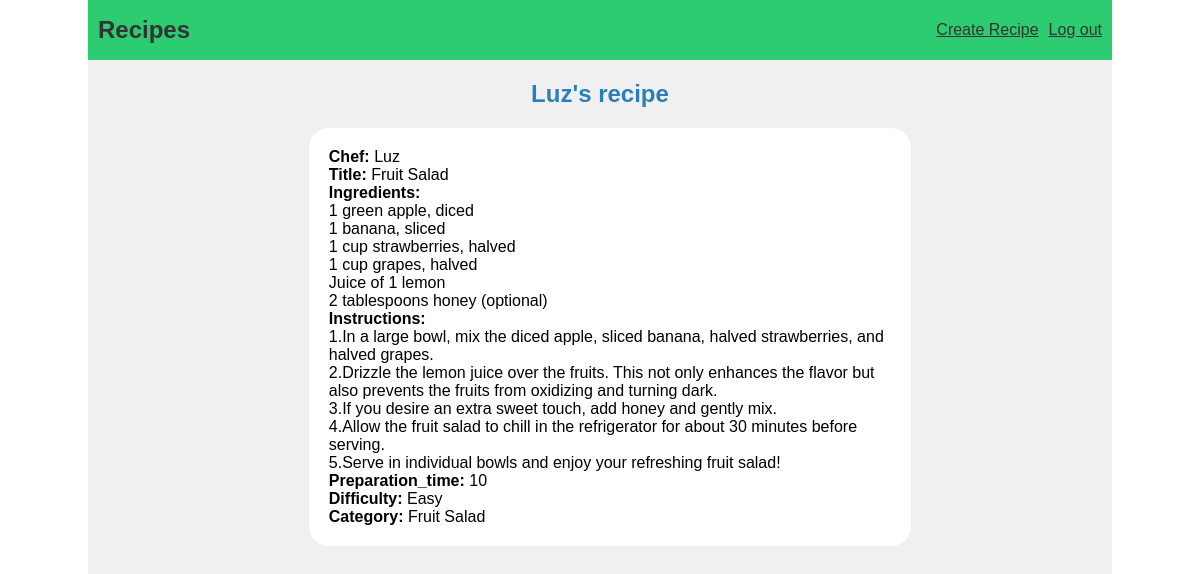
The page /recipe/2 (signed in) on the database its author committed.
### tables this page shows
CREATE TABLE users (
    id INTEGER PRIMARY KEY AUTOINCREMENT,
    username TEXT UNIQUE NOT NULL,
    hash TEXT NOT NULL 
);

CREATE TABLE recipe(
    id INTEGER PRIMARY KEY AUTOINCREMENT,
    chef_id INTEGER NOT NULL, 
    title  TEXT UNIQUE NOT NULL,
    Ingredients TEXT NOT NULL,
    instructions TEXT NOT NULL,
    preparation_time INTEGER NOT NULL,
    difficulty TEXT NOT NULL,
    Category TEXT NOT NULL,
    FOREIGN KEY (chef_id) REFERENCES user (id)
);

### recipes/recipes.py (the view)
@bp.route('/recipe/<int:recipe_id>')
def recipe(recipe_id):
    db = get_db()
    data = db.execute(
        "SELECT * FROM recipe r"
        "   JOIN users u ON u.id = r.chef_id"
        "   WHERE r.id = ? ", (recipe_id,)
    ).fetchone()
    return render_template('recipes/recipe.html', data=data)

### recipes/auth.py (called while the page is built)
@bp.before_app_request
def load_logged_in_user():
    user_id = session.get("user_id")
    if user_id is None:
        g.user = None
    else:
        g.user = get_db().execute("SELECT * FROM users WHERE id = ?", (user_id,),).fetchone()

### recipes/db.py (called while the page is built)
def get_db():
    if 'db' not in g:
        g.db = sqlite3.connect(
            current_app.config['DATABASE'],
            detect_types=sqlite3.PARSE_DECLTYPES
        )
        g.db.row_factory = sqlite3.Row
    return g.db

### recipes/templates/recipes/recipe.html (shortened to what this page needs)
{% extends 'layout.html' %}
{% block header %} <h1>{{data['username']}}'s recipe</h1>{% endblock %}
{% block content %}
    <main>
        <div class="recipe-box">
            <p><span class="emphasis">Chef: </span>{{data['username']}}</p>
            <p><span class="emphasis">Title: </span>{{data['title']}}</p>
            <p><span class="emphasis">Ingredients: </span> <br> <span class="ingredients">{{data['ingredients']}}</span></p>
            <p><span class="emphasis">Instructions: </span> <br> <span class="recipe">{{data['instructions']}}</span></p>
            <p><span class="emphasis">Preparation_time: </span>{{data['preparation_time']}}</p>
            <p><span class="emphasis">Difficulty: </span>{{data['difficulty']}}</p>
            <p><span class="emphasis">Category: </span>{{data['category']}}</p>
        </div>
    </main>
{% endblock %}

### recipes/static/style.css (style rules this page uses)
* { padding: 0; margin: 0; box-sizing: border-box; font-family: Arial, Helvetica, sans-serif; }
header h1 { color: #2980b9; padding: 20px 0; }
main { display: flex; gap: 20px; width: calc(100% - 20px); margin: 0 20px; }
.emphasis { font-weight: bold; }
.recipe-box { margin: auto; width: 60%; background-color: #fff; border-radius: 20px; text-align: left; padding: 20px; }
.ingredients, .recipe { white-space: pre-line; }

### rows shown on the page
users: username "Luz"
recipe: title "Fruit Salad", ingredients "1 green apple, diced 1 banana, sliced 1 cup strawberries, halved 1 cup grapes, halved Juice of 1 lemon 2 tablespoons honey (optional)", instructions "1.In a large bowl, mix the diced apple, sliced banana, halved strawberries, and halved grapes. 2.Drizzle the lemon juice over the fruits. This not only enhances the flavor but also prevents the fruits from oxidizing and turning dark. 3.If you desire an extra sweet touch, add honey and gently mix. 4.Allow the fruit salad to chill in the refrigerator for about 30 minutes before serving. 5.Serve in individual bowls and enjoy your refreshing fruit salad!", preparation_time "10", difficulty "Easy", category "Fruit Salad"
